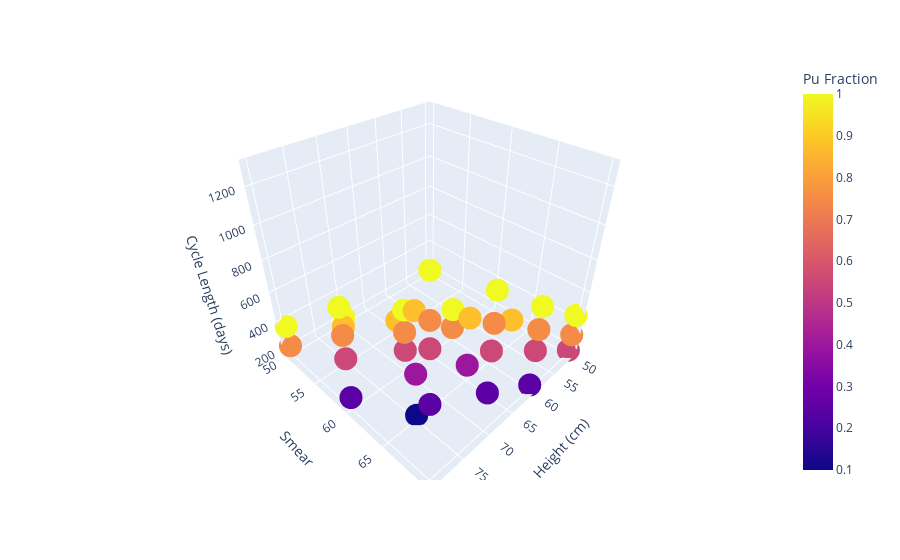
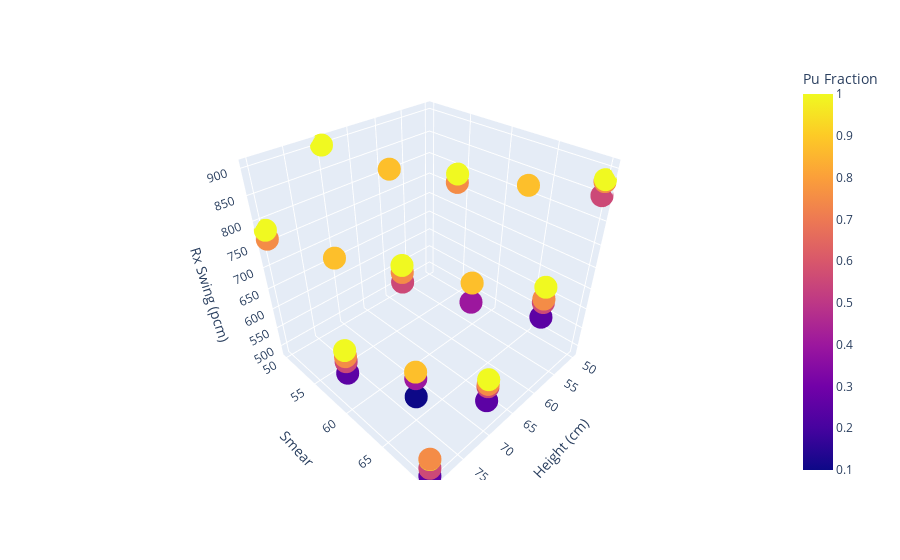
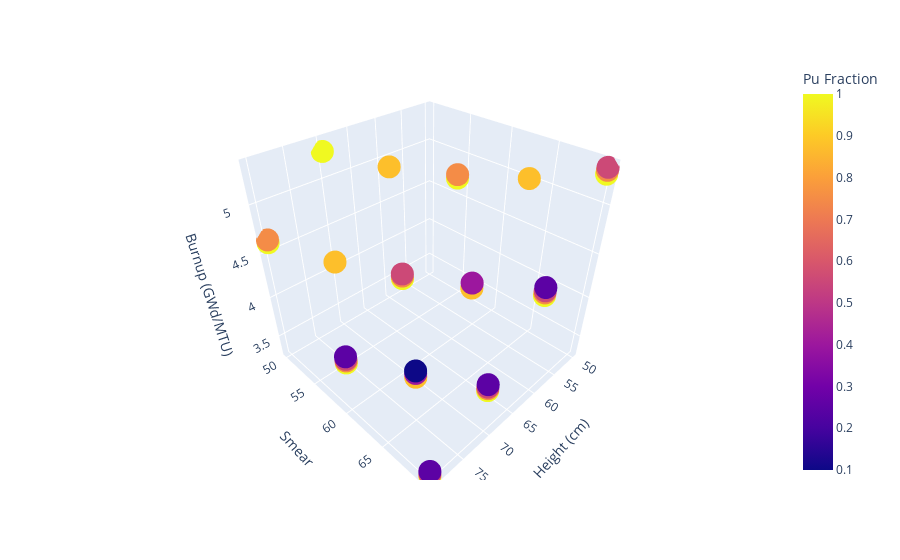
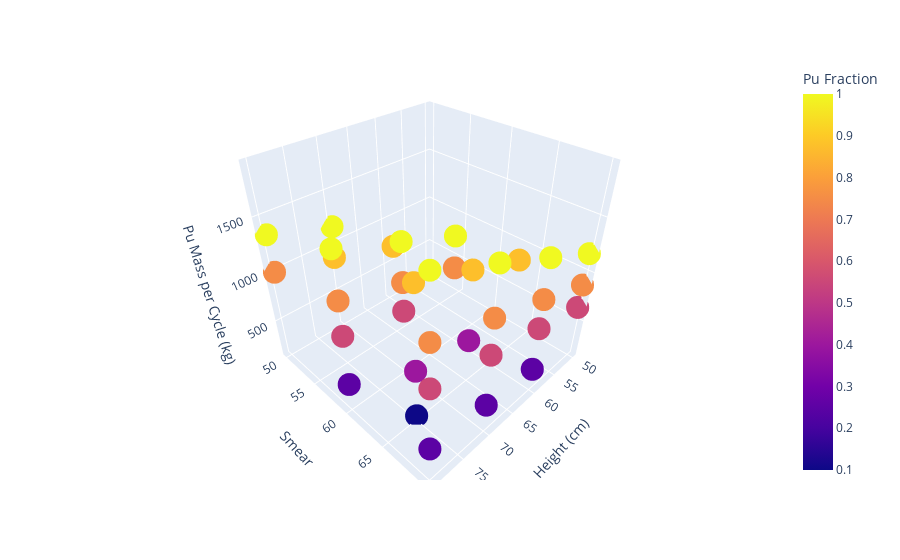

Notebook code cell kept with these figures, in order:
### Code cell
fig = px.scatter_3d(x=height, y=smear, z=cycle_length_list, color=pu_content, labels={'x':'Height (cm)', 'y': 'Smear', 'z':'Cycle Length (days)','color':'Pu Fraction'})
fig.show()
fig2 = px.scatter_3d(x=height, y=smear, z=rx_swing_list, color=pu_content, labels={'x':'Height (cm)', 'y': 'Smear', 'z':'Rx Swing (pcm)','color':'Pu Fraction'})
fig2.show()
fig3 = px.scatter_3d(x=height, y=smear, z=bu, color=pu_content, labels={'x':'Height (cm)', 'y': 'Smear', 'z':'Burnup (GWd/MTU)','color':'Pu Fraction'})
fig3.show()
fig4 = px.scatter_3d(x=height, y=smear, z=pu_mass, color=pu_content, labels={'x':'Height (cm)', 'y': 'Smear', 'z':'Pu Mass per Cycle (kg)','color':'Pu Fraction'})
fig4.show()

### Figure 1 — Plotly figure (JSON) as saved in the notebook; plotly's stock layout.template omitted (floating-point values rounded to 4 significant figures)
{"data": [{"hovertemplate": "Height (cm)=%{x}<br>Smear=%{y}<br>Cycle Length (days)=%{z}<br>Pu Fraction=%{marker.color}<extra></extra>", "legendgroup": "", "marker": {"color": [1, 0.75, 1, 0.875, 0.875, 0.75, 1, 0.5556, 0.75, 1, 0.5556, 0.75, 1, 0.25, 0.875, 0.4, 0.875, 0.4, 0.875, 0.1, 0.5556, 0.75, 1, 0.5556, 0.75, 1, 0.25, 0.5556, 0.75, 1, 0.25, 0.5556, 0.75, 1, 0.25], "coloraxis": "coloraxis", "symbol": "circle"}, "mode": "markers", "name": "", "scene": "scene", "showlegend": false, "type": "scatter3d", "x": [70, 80, 80, 65, 75, 60, 60, 70, 70, 70, 80, 80, 80, 80, 55, 65, 65, 75, 75, 75, 50, 50, 50, 60, 60, 60, 60, 70, 70, 70, 70, 80, 80, 80, 80], "y": [50, 50, 50, 55, 55, 60, 60, 60, 60, 60, 60, 60, 60, 60, 65, 65, 65, 65, 65, 65, 70, 70, 70, 70, 70, 70, 70, 70, 70, 70, 70, 70, 70, 70, 70], "z": [212.3, 224.0, 367.1, 240.3, 422.7, 243.3, 378.1, 315.0, 442.6, 590.9, 514.6, 660.2, 822.5, 246.7, 357.4, 271.4, 594.4, 481.7, 858.8, 193.5, 189.8, 306.7, 446.2, 439.8, 578.4, 720.0, 193.1, 691.4, 845.7, 1014.0, 429.2, 956.1, 1087.0, 1293.0, 661.9]}], "layout": {"coloraxis": {"colorbar": {"title": {"text": "Pu Fraction"}}, "colorscale": [[0, "#0d0887"], [0.1111, "#46039f"], [0.2222, "#7201a8"], [0.3333, "#9c179e"], [0.4444, "#bd3786"], [0.5556, "#d8576b"], [0.6667, "#ed7953"], [0.7778, "#fb9f3a"], [0.8889, "#fdca26"], [1, "#f0f921"]]}, "legend": {"tracegroupgap": 0}, "margin": {"t": 60}, "scene": {"domain": {"x": [0, 1], "y": [0, 1]}, "xaxis": {"title": {"text": "Height (cm)"}}, "yaxis": {"title": {"text": "Smear"}}, "zaxis": {"title": {"text": "Cycle Length (days)"}}}}}

### Figure 2 — Plotly figure (JSON) as saved in the notebook; plotly's stock layout.template omitted (floating-point values rounded to 4 significant figures)
{"data": [{"hovertemplate": "Height (cm)=%{x}<br>Smear=%{y}<br>Rx Swing (pcm)=%{z}<br>Pu Fraction=%{marker.color}<extra></extra>", "legendgroup": "", "marker": {"color": [1, 0.75, 1, 0.875, 0.875, 0.75, 1, 0.5556, 0.75, 1, 0.5556, 0.75, 1, 0.25, 0.875, 0.4, 0.875, 0.4, 0.875, 0.1, 0.5556, 0.75, 1, 0.5556, 0.75, 1, 0.25, 0.5556, 0.75, 1, 0.25, 0.5556, 0.75, 1, 0.25], "coloraxis": "coloraxis", "symbol": "circle"}, "mode": "markers", "name": "", "scene": "scene", "showlegend": false, "type": "scatter3d", "x": [70, 80, 80, 65, 75, 60, 60, 70, 70, 70, 80, 80, 80, 80, 55, 65, 65, 75, 75, 75, 50, 50, 50, 60, 60, 60, 60, 70, 70, 70, 70, 80, 80, 80, 80], "y": [50, 50, 50, 55, 55, 60, 60, 60, 60, 60, 60, 60, 60, 60, 65, 65, 65, 65, 65, 65, 70, 70, 70, 70, 70, 70, 70, 70, 70, 70, 70, 70, 70, 70, 70], "z": [902.0, 763.1, 781.9, 866.2, 738.4, 851.6, 867.8, 703.0, 724.2, 739.4, 602.1, 614.3, 628.9, 573.3, 857.8, 676.5, 719.2, 585.7, 601.8, 538.9, 850.3, 876.4, 880.0, 695.5, 703.0, 728.5, 662.4, 592.6, 598.3, 609.8, 557.3, 508.5, 533.1, 532.0, 487.0]}], "layout": {"coloraxis": {"colorbar": {"title": {"text": "Pu Fraction"}}, "colorscale": [[0, "#0d0887"], [0.1111, "#46039f"], [0.2222, "#7201a8"], [0.3333, "#9c179e"], [0.4444, "#bd3786"], [0.5556, "#d8576b"], [0.6667, "#ed7953"], [0.7778, "#fb9f3a"], [0.8889, "#fdca26"], [1, "#f0f921"]]}, "legend": {"tracegroupgap": 0}, "margin": {"t": 60}, "scene": {"domain": {"x": [0, 1], "y": [0, 1]}, "xaxis": {"title": {"text": "Height (cm)"}}, "yaxis": {"title": {"text": "Smear"}}, "zaxis": {"title": {"text": "Rx Swing (pcm)"}}}}}

### Figure 3 — Plotly figure (JSON) as saved in the notebook; plotly's stock layout.template omitted (floating-point values rounded to 4 significant figures)
{"data": [{"hovertemplate": "Height (cm)=%{x}<br>Smear=%{y}<br>Burnup (GWd/MTU)=%{z}<br>Pu Fraction=%{marker.color}<extra></extra>", "legendgroup": "", "marker": {"color": [1, 0.75, 1, 0.875, 0.875, 0.75, 1, 0.5556, 0.75, 1, 0.5556, 0.75, 1, 0.25, 0.875, 0.4, 0.875, 0.4, 0.875, 0.1, 0.5556, 0.75, 1, 0.5556, 0.75, 1, 0.25, 0.5556, 0.75, 1, 0.25, 0.5556, 0.75, 1, 0.25], "coloraxis": "coloraxis", "symbol": "circle"}, "mode": "markers", "name": "", "scene": "scene", "showlegend": false, "type": "scatter3d", "x": [70, 80, 80, 65, 75, 60, 60, 70, 70, 70, 80, 80, 80, 80, 55, 65, 65, 75, 75, 75, 50, 50, 50, 60, 60, 60, 60, 70, 70, 70, 70, 80, 80, 80, 80], "y": [50, 50, 50, 55, 55, 60, 60, 60, 60, 60, 60, 60, 60, 60, 65, 65, 65, 65, 65, 65, 70, 70, 70, 70, 70, 70, 70, 70, 70, 70, 70, 70, 70, 70, 70], "z": [5.284, 4.653, 4.624, 5.189, 4.497, 5.17, 5.137, 4.453, 4.431, 4.404, 3.897, 3.878, 3.853, 3.927, 5.189, 4.444, 4.391, 3.852, 3.806, 3.882, 5.344, 5.318, 5.284, 4.453, 4.432, 4.403, 4.488, 3.817, 3.799, 3.775, 3.847, 3.34, 3.323, 3.303, 3.366]}], "layout": {"coloraxis": {"colorbar": {"title": {"text": "Pu Fraction"}}, "colorscale": [[0, "#0d0887"], [0.1111, "#46039f"], [0.2222, "#7201a8"], [0.3333, "#9c179e"], [0.4444, "#bd3786"], [0.5556, "#d8576b"], [0.6667, "#ed7953"], [0.7778, "#fb9f3a"], [0.8889, "#fdca26"], [1, "#f0f921"]]}, "legend": {"tracegroupgap": 0}, "margin": {"t": 60}, "scene": {"domain": {"x": [0, 1], "y": [0, 1]}, "xaxis": {"title": {"text": "Height (cm)"}}, "yaxis": {"title": {"text": "Smear"}}, "zaxis": {"title": {"text": "Burnup (GWd/MTU)"}}}}}

### Figure 4 — Plotly figure (JSON) as saved in the notebook; plotly's stock layout.template omitted (floating-point values rounded to 4 significant figures)
{"data": [{"hovertemplate": "Height (cm)=%{x}<br>Smear=%{y}<br>Pu Mass per Cycle (kg)=%{z}<br>Pu Fraction=%{marker.color}<extra></extra>", "legendgroup": "", "marker": {"color": [1, 0.75, 1, 0.875, 0.875, 0.75, 1, 0.5556, 0.75, 1, 0.5556, 0.75, 1, 0.25, 0.875, 0.4, 0.875, 0.4, 0.875, 0.1, 0.5556, 0.75, 1, 0.5556, 0.75, 1, 0.25, 0.5556, 0.75, 1, 0.25, 0.5556, 0.75, 1, 0.25], "coloraxis": "coloraxis", "symbol": "circle"}, "mode": "markers", "name": "", "scene": "scene", "showlegend": false, "type": "scatter3d", "x": [70, 80, 80, 65, 75, 60, 60, 70, 70, 70, 80, 80, 80, 80, 55, 65, 65, 75, 75, 75, 50, 50, 50, 60, 60, 60, 60, 70, 70, 70, 70, 80, 80, 80, 80], "y": [50, 50, 50, 55, 55, 60, 60, 60, 60, 60, 60, 60, 60, 60, 65, 65, 65, 65, 65, 65, 70, 70, 70, 70, 70, 70, 70, 70, 70, 70, 70, 70, 70, 70, 70], "z": [1182.0, 1007.0, 1351.0, 1053.0, 1215.0, 906.0, 1216.0, 779.1, 1057.0, 1418.0, 890.4, 1208.0, 1621.0, 397.6, 1053.0, 562.1, 1244.0, 648.5, 1436.0, 160.9, 649.3, 880.9, 1182.0, 779.1, 1057.0, 1418.0, 347.9, 909.0, 1233.0, 1655.0, 405.8, 1039.0, 1409.0, 1891.0, 463.8]}], "layout": {"coloraxis": {"colorbar": {"title": {"text": "Pu Fraction"}}, "colorscale": [[0, "#0d0887"], [0.1111, "#46039f"], [0.2222, "#7201a8"], [0.3333, "#9c179e"], [0.4444, "#bd3786"], [0.5556, "#d8576b"], [0.6667, "#ed7953"], [0.7778, "#fb9f3a"], [0.8889, "#fdca26"], [1, "#f0f921"]]}, "legend": {"tracegroupgap": 0}, "margin": {"t": 60}, "scene": {"domain": {"x": [0, 1], "y": [0, 1]}, "xaxis": {"title": {"text": "Height (cm)"}}, "yaxis": {"title": {"text": "Smear"}}, "zaxis": {"title": {"text": "Pu Mass per Cycle (kg)"}}}}}
